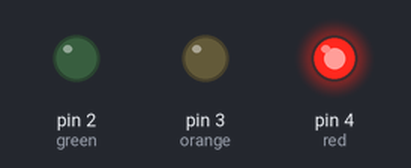
Simulated run of this sketch. Board: Arduino Uno, built with avr-gcc and run on an emulated ATmega328P. Parts: output pins drawn as LEDs (lit = HIGH).

Above: at 5.0 s.
At 15.0 s:
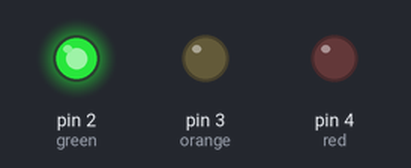
At 20.5 s:
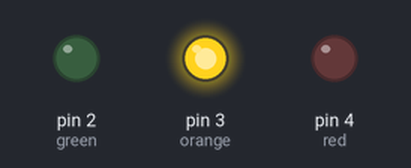
Timing chart, 0 to 27.3 s (numbered marks = the images above):
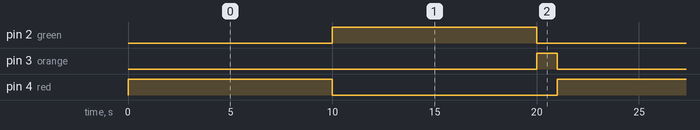

Measured:
- by itself, pin 2 (green), pin 4 (red): alternates HIGH for 10.0 s and LOW for 11.0 s
- by itself, pin 3 (orange): alternates HIGH for 1.0 s and LOW for 20.0 s
- by itself, everything shown: repeats every 21.0 s, in 4 steps

The sketch:

traffic_light.ino
```cpp
int green = 2;
int orange = 3;
int red = 4;

void setup() {
  // initialize the digital pin as an output.
  pinMode(red, OUTPUT);
  pinMode(orange, OUTPUT);
  pinMode(green, OUTPUT);
}

// the loop routine runs over and over again forever:
void loop() {
  digitalWrite(red, HIGH);   // turn the LED on (HIGH is the voltage level)
  delay(10000);               // wait for a second
  digitalWrite(red, LOW);    // turn the LED off by making the voltage LOW
  digitalWrite(green, HIGH);
  delay(10000);               // wait for a second
  digitalWrite(green, LOW);
  digitalWrite(orange, HIGH);
  delay(1000);
  digitalWrite(orange, LOW);  // wait for a second

}
```
